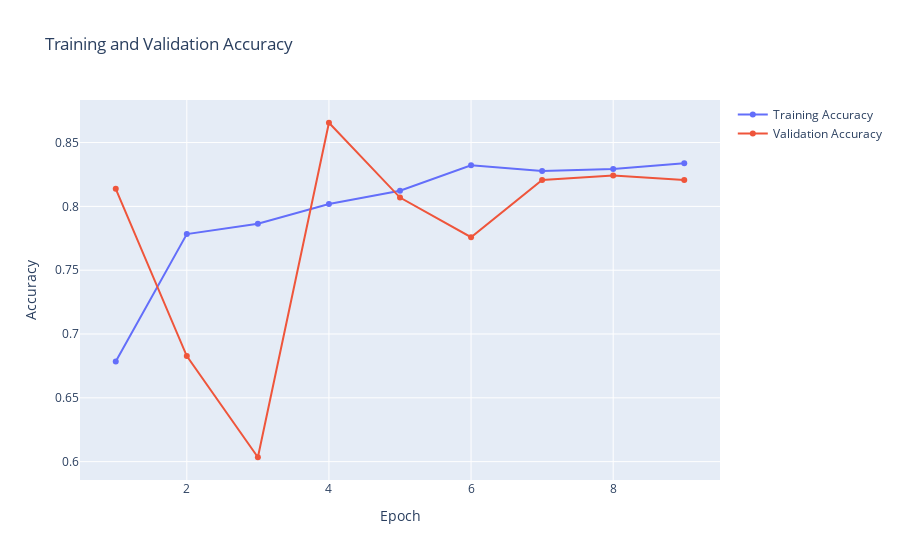
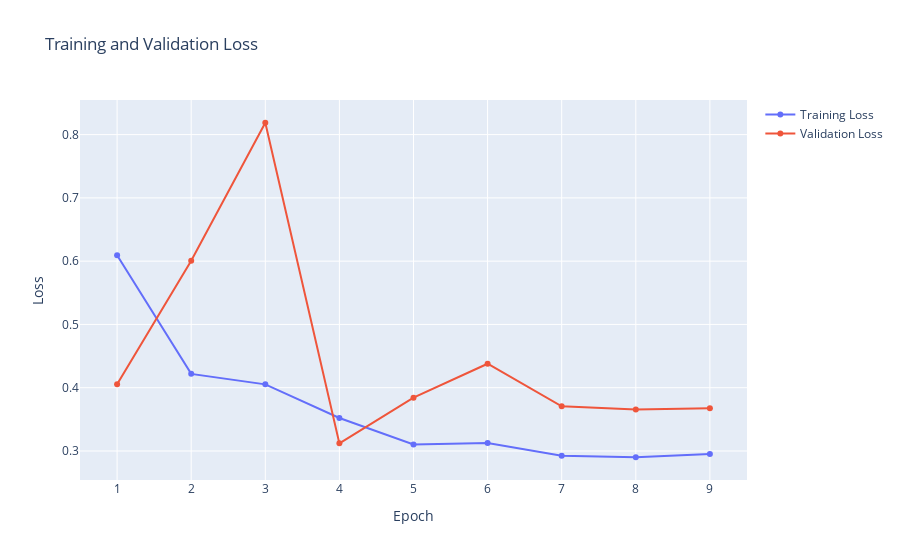

The notebook cell these images were saved under, in order:
### Code cell
#Plot the graph
history_plot(epochs, history)

### Figure 1 — Plotly figure (JSON) as saved in the notebook; plotly's stock layout.template omitted (floating-point values rounded to 4 significant figures)
{"data": [{"name": "Training Accuracy", "type": "scatter", "x": [1, 2, 3, 4, 5, 6, 7, 8, 9, 10, 11, 12, 13, 14, 15, 16, 17, 18, 19, 20, 21, 22, 23, 24, 25, 26, 27, 28, 29, 30, 31, 32, 33, 34, 35, 36, 37, 38, 39, 40, 41, 42, 43, 44, 45, 46, 47, 48, 49, 50], "y": [0.6785, 0.7783, 0.7864, 0.8019, 0.8123, 0.8322, 0.8278, 0.8293, 0.8337]}, {"name": "Validation Accuracy", "type": "scatter", "x": [1, 2, 3, 4, 5, 6, 7, 8, 9, 10, 11, 12, 13, 14, 15, 16, 17, 18, 19, 20, 21, 22, 23, 24, 25, 26, 27, 28, 29, 30, 31, 32, 33, 34, 35, 36, 37, 38, 39, 40, 41, 42, 43, 44, 45, 46, 47, 48, 49, 50], "y": [0.8138, 0.6828, 0.6034, 0.8655, 0.8069, 0.7759, 0.8207, 0.8241, 0.8207]}], "layout": {"autosize": true, "title": {"text": "Training and Validation Accuracy"}, "xaxis": {"anchor": "y", "autorange": true, "domain": [0, 1], "range": [0.5105, 9.49], "title": {"text": "Epoch"}, "type": "linear"}, "yaxis": {"anchor": "x", "autorange": true, "domain": [0, 1], "range": [0.5818, 0.8871], "title": {"text": "Accuracy"}, "type": "linear"}}}

### Figure 2 — Plotly figure (JSON) as saved in the notebook; plotly's stock layout.template omitted (floating-point values rounded to 4 significant figures)
{"data": [{"name": "Training Loss", "type": "scatter", "x": [1, 2, 3, 4, 5, 6, 7, 8, 9, 10, 11, 12, 13, 14, 15, 16, 17, 18, 19, 20, 21, 22, 23, 24, 25, 26, 27, 28, 29, 30, 31, 32, 33, 34, 35, 36, 37, 38, 39, 40, 41, 42, 43, 44, 45, 46, 47, 48, 49, 50], "y": [0.6095, 0.4219, 0.4053, 0.3522, 0.3102, 0.3125, 0.2925, 0.2901, 0.2951]}, {"name": "Validation Loss", "type": "scatter", "x": [1, 2, 3, 4, 5, 6, 7, 8, 9, 10, 11, 12, 13, 14, 15, 16, 17, 18, 19, 20, 21, 22, 23, 24, 25, 26, 27, 28, 29, 30, 31, 32, 33, 34, 35, 36, 37, 38, 39, 40, 41, 42, 43, 44, 45, 46, 47, 48, 49, 50], "y": [0.4054, 0.6006, 0.8188, 0.312, 0.3843, 0.4379, 0.3705, 0.3654, 0.3677]}], "layout": {"autosize": true, "title": {"text": "Training and Validation Loss"}, "xaxis": {"anchor": "y", "autorange": true, "domain": [0, 1], "range": [0.5119, 9.488], "title": {"text": "Epoch"}, "type": "linear"}, "yaxis": {"anchor": "x", "autorange": true, "domain": [0, 1], "range": [0.2465, 0.8624], "title": {"text": "Loss"}, "type": "linear"}}}
